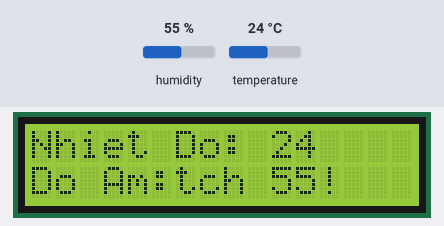
This sketch was run on a simulated ESP8266 (NodeMCU). Parts: 16×2 character LCD. The test bench sets the inputs (shaded band); at power-on: humidity 55 %, temperature 24 °C. WiFi joins after 1.5 s; servers stay silent unless stated; what the sketch prints to the serial monitor is not drawn.

Above: at 1.2 s.
1.3 s: humidity set to 22 %
At 2.8 s:
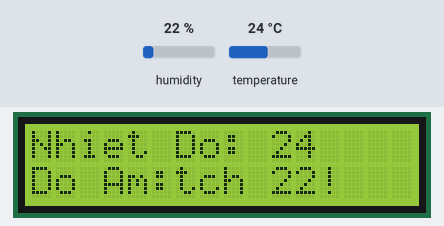
3.7 s: temperature set to 12 °C
At 4.7 s:
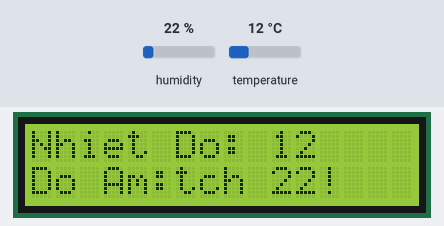
5.8 s: humidity set to 40 %
At 7.6 s:
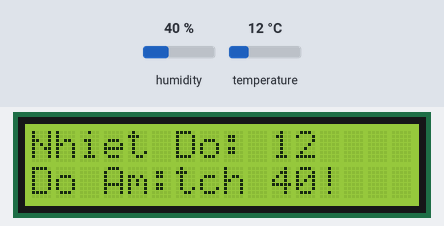
7.9 s: temperature set to 19 °C
At 9.7 s:
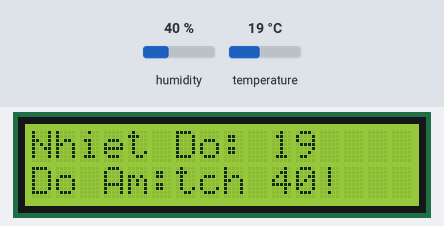
Timing chart, 0 to 11.0 s (numbered marks = the images above; inputs shaded):
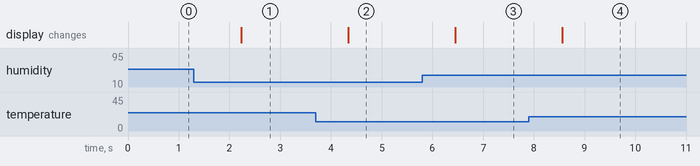

The sketch:

sketch_may16a.ino
```cpp
// Include for Server
#include <ESP8266WiFi.h>
#include <ESP8266WebServer.h>
#include <BlynkSimpleEsp8266.h>
#include <ESP8266mDNS.h>  //Thư viện mDNS
#include <WebSocketsServer.h>
WebSocketsServer webSocket = WebSocketsServer(81);
ESP8266WebServer webServer(80);
BlynkTimer timer_update;
char* ssid = "Control SysTem";
char* pass = "12345678";


//Include for DHT11
#include "DHT.h"
#define DHTPIN 2// what digital pin we're connected to
#define DHTTYPE DHT11 // DHT 11
DHT dht(DHTPIN, DHTTYPE);


// Include for LCD
#include <Wire.h>
#include <LiquidCrystal_I2C.h>
LiquidCrystal_I2C lcd(0x27,16,2);


// Include for Comunicate
typedef struct {
  String Hum;
  String Temp;
  String rTemp;
  String rHum;
}DataCom  ;

int H0 = 75;
int H1 = 30;
int T0 = 35;
int T1 = 25;
String D3, D4;


String FinalSend;


const char MainPage[] PROGMEM = R"=====(
  <!DOCTYPE html>
  <html>
   <head>
       <title>HOME PAGE</title>
       <style>
          body {text-align:center;}
          h1 {color:#003399;}
          a {text-decoration: none;color:#FFFFFF;}

          .bt_1 {
            height:50px;
            width:100px;
            margin:10px 0;
            background-color:#FF0F9F;
            border-radius:5px;
          }
          .bt_2 {
            height:50px;
            width:100px;
            margin:10px 0;
            background-color:#00FF00;
            border-radius:5px;
          }
      .bt_3 {
            height:50px;
            width:500px;
            margin:10px 0;
            background-color:#00FF00;
            border-radius:5px;
          }
      .Tag{
      font-size: 25px;
      style: color:red;
      }
      .Header{
      font-size: 30px;
      style: color: black;
      background-color: pink;
      }
       </style>
       <meta name="viewport" content="width=device-width,user-scalable=0" charset="UTF-8">
   </head>
   <body onload="javascript:init()">

    <h1 class = 'Header'> ĐỒ ÁN GIÁM SÁT  </h1>


    <div    <p class="Tag" > Thông số  </div>
  <div  <p class="Tag" > Nhiệt độ - Độ Ẩm </div>
  <div  <p  </div>


    <button class="bt_2"style="color:red" id = "Temp" >D4 </button>
   <button class="bt_2"style="color:red" id = "Hum" >D4 </button>

    </div>
    <div  <p  </div>


    <button class="bt_2"style="color:red" id = "Temp_A" >Temp_Alert </button>
  <button class="bt_2"style="color:red" id = "Hum_A" >Hum_Alert </button>


    </div>


  <div>
    <button class="bt_2"style="color:red"onclick="alertCS()" id = "Check Connection" > Check_Connection </button>
    </div>

      <script>
        function alertCS(){
            alert("Connect Successfully");
        }
  </script>

  <script>
  function alerthight(){
      alert(" Server Error");
      }
      </script>


      <script>
            var Socket;      //Khai báo biến Socket
            function init(){
              //Khởi tạo websocket
              Socket = new WebSocket('ws://' + window.location.hostname + ':81/');
              //Nhận broadcase từ server
              Socket.onmessage = function(event){


                var JSONobj = JSON.parse(event.data);   //Tách dữ liệu json


                document.getElementById("Hum").innerHTML = JSONobj.D1;
        document.getElementById("Temp").innerHTML = JSONobj.D2;
        document.getElementById("Hum_A").innerHTML = JSONobj.D3;
        document.getElementById("Temp_A").innerHTML = JSONobj.D4;

              }
            }
            //-----------Gửi dữ liệu lên Server-------------------
            function sendData(data){
              Socket.send(data);
            }
      </script>
   </body>
  </html>
)=====";


void setup() {
  // LCD Init //
  lcd.init();
lcd.backlight();
lcd.print("Whats Up");
lcd.setCursor(4,1);
lcd.print("Bitch !!!");


  //===============Thiết lập kết nối WiFi=================//
  //WiFi.begin(ssid,pass);
  Serial.begin(9600);
  //Serial.print("Connecting");
//  while(WiFi.status()!=WL_CONNECTED){
//    delay(500);
//    Serial.print("...");
//  }
//  Serial.println(WiFi.localIP());
  WiFi.disconnect();
  WiFi.mode(WIFI_AP);
  WiFi.softAP(ssid, pass);
  //======Khởi tạo mDNS cấp phát Tên miền E-SMART HOME====//
  if (!MDNS.begin("E-SMARTHOME")) {
    Serial.println("Error setting up MDNS responder!");
    while (1) {
      delay(1000);
    }
  }
  Serial.println("mDNS responder started");
  MDNS.addService("http","tcp",80);
  //=================Khởi tạo Web Server=================//

  webServerStart();
  webSocket.begin();
  webSocket.onEvent(webSocketEvent);
  timer_update.setInterval(1000L, updateStateD);


  // Setup for Project
  dht.begin();


}

void loop() {
  MDNS.update();  //mDNS
  webServer.handleClient();
  webSocket.loop();

// LCD
lcd.setCursor(0,0);
lcd.print("Nhiet Do:");
lcd.setCursor(0,1);
lcd.print("Do Am:");

// Read DHT11
  int h = dht.readHumidity();
  int t = dht.readTemperature();

// upload to lcd

lcd.setCursor(10,0);
lcd.print(t);
lcd.setCursor(10,1);
lcd.print(h);


  DataCom  DataSend;

  DataSend.Hum=char( h/10+48);
  DataSend.rHum=char(h%10+48);
  DataSend.Temp=char(t/10+48);
  DataSend.rTemp=char(t%10+48);


  FinalSend = DataSend.Hum;
  FinalSend += DataSend.rHum;
  FinalSend += DataSend.Temp;
  FinalSend += DataSend.rTemp;


  Serial.println(FinalSend);


  Compareh( h);
  Comparet( t);


 /*
  Serial.println(DataSend.Hum);
  Serial.println(DataSend.Temp);
  Serial.println(DataSend.UpTemp);
  Serial.println(DataSend.DownTemp);
  Serial.println(DataSend.UpHum);
  Serial.println(DataSend.DownTemp);
  */

  String  D1 = convert(h);
  String  D2 = convert(t);


  String JSONtxt = "{\"D1\":\""+D1+"\",\"D2\":\""+D2+"\",\"D3\":\""+D3+"\",\"D4\":\""+D4+"\" }";
  webSocket.broadcastTXT(JSONtxt);
//  String RX = webSocketEvent();
//  Serial.print("Rx nay :");
//  Serial.println(Rx);

  delay(500);
}

//==================Void===================//
String convert(int val)
{
  int i;
  char buff[10];
  char valueString[100] = "";
  for (i = 0; i < 10; i++) {
    dtostrf(val, 4, 2, buff);  //4 is mininum width, 6 is precision
    strcat(valueString, buff);
    strcat(valueString, ", ");
  }
  return buff;
}
///////////////////////////

void Compareh(int h)
{
  if( h> H0 )
  {
   D3 = "Do Am Cao" ;

  }
  else  {
    if(h <H1){
        D3 = "Do Am Thap ";
    }
    else{
   D3 = "non";
    }
  }
}

void Comparet(int t)
{
  if( t>T0)
  {
      D4 = "Nhiet Do Cao";
  }
  else  if( t< T1){
       D4 = "Nhiet Do Thap";
    }
    else {
      D4 = "non";
      }

}


//===================Chương trình con====================//
void webServerStart(){
  webServer.on("/",mainpage);
  webServer.begin();
}
void mainpage(){
  String s = FPSTR(MainPage);
  webServer.send(200,"text/html",s);
}

// ham xu ly tin hieu doc ve tu webserver //
void webSocketEvent(uint8_t num, WStype_t type,
                    uint8_t * payload,
                    size_t length)
{
  String payloadString = (const char *)payload;
//  Serial.print("payloadString= ");
//  Serial.println(payloadString);


}


ICACHE_RAM_ATTR void updateStateD(){
  String d1 = "";
  String d2 = "";

  String JSONtxt = "{\"D1\":\""+d1+"\",\"D2\":\""+d2+"\"}";
//  webSocket.broadcastTXT(JSONtxt);
//  Serial.println(JSONtxt);
}
```

Measured:
- after the input at 1.3 s, the display: changes after 0.93 s (image 1)
- after the input at 3.7 s, the display: changes after 0.64 s (image 2)
- after the input at 5.8 s, the display: changes after 0.65 s (image 3)
- after the input at 7.9 s, the display: changes after 0.66 s (image 4)
